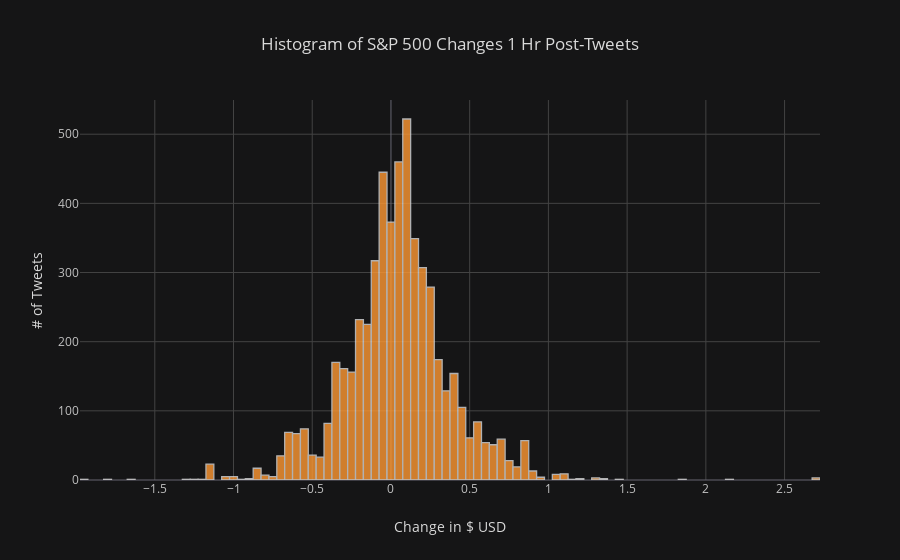
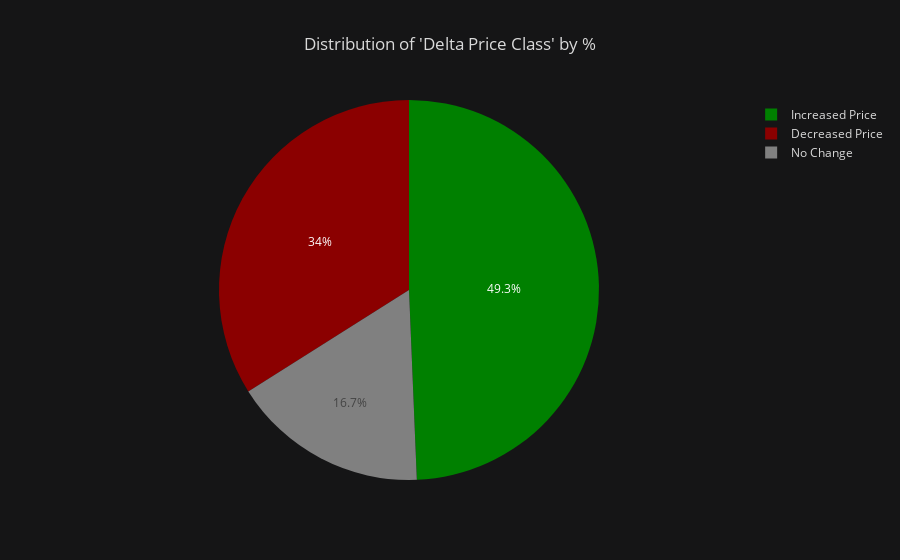

Here is the notebook cell these charts were saved with, in order:
### Markdown cell above
## EXPLORE/VISUALIZE 
### Delta Price Classes

### Code cell
ji.plotly_price_histogram(twitter_df,show_fig=True,as_figure=False)
ji.plotly_pie_chart(twitter_df, column_to_plot='delta_price_class',show_fig=True, as_figure=False)

### Figure 1 — Plotly figure (JSON) as saved in the notebook; plotly's stock layout.template omitted (floating-point values rounded to 4 significant figures; data arrays with more than 128 entries replaced by an {"elided": "..."} marker saying what was removed)
{"data": [{"histfunc": "count", "histnorm": "", "marker": {"color": "rgba(255, 153, 51, 1.0)", "line": {"color": "#D9D9D9", "width": 1.3}}, "name": "delta_price", "opacity": 0.8, "orientation": "v", "type": "histogram", "uid": "cd9b4832-2ab0-44f7-8b9e-61dc9f7ba9cd", "x": {"elided": "5486 float values"}}], "layout": {"barmode": "overlay", "legend": {"bgcolor": "#151516", "font": {"color": "#D9D9D9"}}, "paper_bgcolor": "#151516", "plot_bgcolor": "#151516", "title": {"font": {"color": "#D9D9D9"}, "text": "Histogram of S&P 500 Changes 1 Hr Post-Tweets "}, "xaxis": {"gridcolor": "#434343", "showgrid": true, "tickfont": {"color": "#C2C2C2"}, "title": {"font": {"color": "#D9D9D9"}, "text": "Change in $ USD"}, "zerolinecolor": "#666570"}, "yaxis": {"gridcolor": "#434343", "showgrid": true, "tickfont": {"color": "#C2C2C2"}, "title": {"font": {"color": "#D9D9D9"}, "text": "# of Tweets"}, "zerolinecolor": "#666570"}}}

### Figure 2 — Plotly figure (JSON) as saved in the notebook; plotly's stock layout.template omitted (floating-point values rounded to 4 significant figures)
{"data": [{"labels": ["Increased Price", "Decreased Price", "No Change"], "marker": {"colors": ["rgba(0, 128, 0, 1.0)", "rgba(139, 0, 0, 1.0)", "rgba(128, 128, 128, 1.0)"]}, "name": "", "type": "pie", "uid": "169fc74c-5fd7-4974-a942-ff1c886eb7a0", "values": [2707, 1863, 916]}], "layout": {"legend": {"bgcolor": "#151516", "font": {"color": "#D9D9D9"}}, "paper_bgcolor": "#151516", "plot_bgcolor": "#151516", "title": {"font": {"color": "#D9D9D9"}, "text": "Distribution of 'Delta Price Class' by %"}}}
